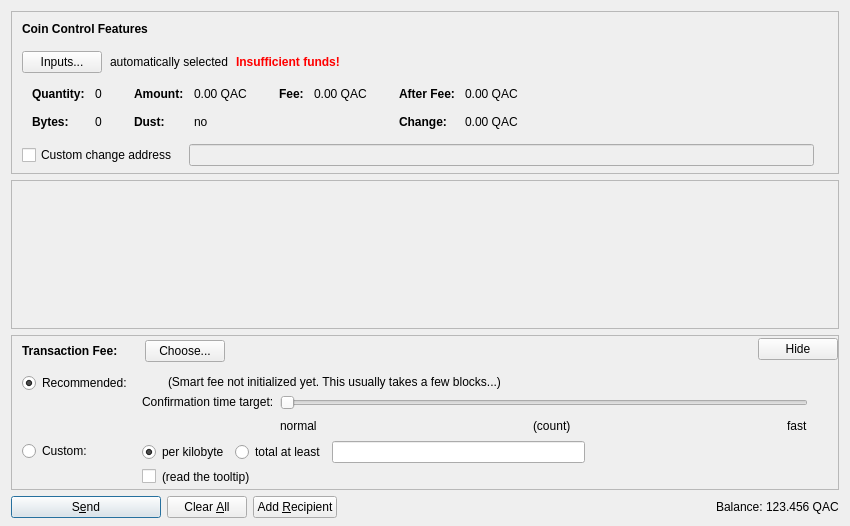
<?xml version="1.0" encoding="UTF-8"?>
<ui version="4.0">
 <class>SendCoinsDialog</class>
 <widget class="QDialog" name="SendCoinsDialog">
  <property name="geometry">
   <rect>
    <x>0</x>
    <y>0</y>
    <width>850</width>
    <height>526</height>
   </rect>
  </property>
  <property name="windowTitle">
   <string>Send Coins</string>
  </property>
  <layout class="QVBoxLayout" name="verticalLayout" stretch="0,1,0,0">
   <property name="bottomMargin">
    <number>8</number>
   </property>
   <item>
    <widget class="QFrame" name="frameCoinControl">
     <property name="sizePolicy">
      <sizepolicy hsizetype="Expanding" vsizetype="Expanding">
       <horstretch>0</horstretch>
       <verstretch>0</verstretch>
      </sizepolicy>
     </property>
     <property name="maximumSize">
      <size>
       <width>16777215</width>
       <height>16777215</height>
      </size>
     </property>
     <property name="frameShape">
      <enum>QFrame::StyledPanel</enum>
     </property>
     <property name="frameShadow">
      <enum>QFrame::Sunken</enum>
     </property>
     <layout class="QVBoxLayout" name="verticalLayoutCoinControl2">
      <property name="spacing">
       <number>0</number>
      </property>
      <property name="leftMargin">
       <number>0</number>
      </property>
      <property name="topMargin">
       <number>0</number>
      </property>
      <property name="rightMargin">
       <number>0</number>
      </property>
      <property name="bottomMargin">
       <number>6</number>
      </property>
      <item>
       <layout class="QVBoxLayout" name="verticalLayoutCoinControl" stretch="0,0,0,0,1">
        <property name="spacing">
         <number>0</number>
        </property>
        <property name="leftMargin">
         <number>10</number>
        </property>
        <property name="topMargin">
         <number>10</number>
        </property>
        <item>
         <layout class="QHBoxLayout" name="horizontalLayoutCoinControl1">
          <property name="bottomMargin">
           <number>15</number>
          </property>
          <item>
           <widget class="QLabel" name="labelCoinControlFeatures">
            <property name="sizePolicy">
             <sizepolicy hsizetype="Preferred" vsizetype="Maximum">
              <horstretch>0</horstretch>
              <verstretch>0</verstretch>
             </sizepolicy>
            </property>
            <property name="font">
             <font>
              <weight>75</weight>
              <bold>true</bold>
             </font>
            </property>
            <property name="styleSheet">
             <string notr="true">font-weight:bold;</string>
            </property>
            <property name="text">
             <string>Coin Control Features</string>
            </property>
           </widget>
          </item>
         </layout>
        </item>
        <item>
         <layout class="QHBoxLayout" name="horizontalLayoutCoinControl2" stretch="0,0,0,0">
          <property name="spacing">
           <number>8</number>
          </property>
          <property name="bottomMargin">
           <number>10</number>
          </property>
          <item>
           <widget class="QPushButton" name="pushButtonCoinControl">
            <property name="styleSheet">
             <string notr="true"/>
            </property>
            <property name="text">
             <string>Inputs...</string>
            </property>
            <property name="autoDefault">
             <bool>false</bool>
            </property>
           </widget>
          </item>
          <item>
           <widget class="QLabel" name="labelCoinControlAutomaticallySelected">
            <property name="text">
             <string>automatically selected</string>
            </property>
            <property name="margin">
             <number>5</number>
            </property>
           </widget>
          </item>
          <item>
           <widget class="QLabel" name="labelCoinControlInsuffFunds">
            <property name="font">
             <font>
              <weight>75</weight>
              <bold>true</bold>
             </font>
            </property>
            <property name="styleSheet">
             <string notr="true">color:red;font-weight:bold;</string>
            </property>
            <property name="text">
             <string>Insufficient funds!</string>
            </property>
            <property name="margin">
             <number>5</number>
            </property>
           </widget>
          </item>
          <item>
           <spacer name="horizontalSpacerCoinControl">
            <property name="orientation">
             <enum>Qt::Horizontal</enum>
            </property>
            <property name="sizeHint" stdset="0">
             <size>
              <width>40</width>
              <height>1</height>
             </size>
            </property>
           </spacer>
          </item>
         </layout>
        </item>
        <item>
         <widget class="QWidget" name="widgetCoinControl" native="true">
          <property name="sizePolicy">
           <sizepolicy hsizetype="Preferred" vsizetype="Preferred">
            <horstretch>0</horstretch>
            <verstretch>0</verstretch>
           </sizepolicy>
          </property>
          <property name="minimumSize">
           <size>
            <width>0</width>
            <height>0</height>
           </size>
          </property>
          <property name="styleSheet">
           <string notr="true"/>
          </property>
          <layout class="QHBoxLayout" name="horizontalLayoutCoinControl5">
           <property name="leftMargin">
            <number>0</number>
           </property>
           <property name="topMargin">
            <number>0</number>
           </property>
           <property name="rightMargin">
            <number>0</number>
           </property>
           <property name="bottomMargin">
            <number>0</number>
           </property>
           <item>
            <layout class="QHBoxLayout" name="horizontalLayoutCoinControl3" stretch="0,0,0,1">
             <property name="spacing">
              <number>20</number>
             </property>
             <property name="topMargin">
              <number>0</number>
             </property>
             <property name="bottomMargin">
              <number>10</number>
             </property>
             <item>
              <layout class="QFormLayout" name="formLayoutCoinControl1">
               <property name="horizontalSpacing">
                <number>10</number>
               </property>
               <property name="verticalSpacing">
                <number>14</number>
               </property>
               <property name="leftMargin">
                <number>10</number>
               </property>
               <property name="topMargin">
                <number>4</number>
               </property>
               <property name="rightMargin">
                <number>6</number>
               </property>
               <item row="0" column="0">
                <widget class="QLabel" name="labelCoinControlQuantityText">
                 <property name="font">
                  <font>
                   <weight>75</weight>
                   <bold>true</bold>
                  </font>
                 </property>
                 <property name="text">
                  <string>Quantity:</string>
                 </property>
                 <property name="margin">
                  <number>0</number>
                 </property>
                </widget>
               </item>
               <item row="0" column="1">
                <widget class="QLabel" name="labelCoinControlQuantity">
                 <property name="cursor">
                  <cursorShape>IBeamCursor</cursorShape>
                 </property>
                 <property name="contextMenuPolicy">
                  <enum>Qt::ActionsContextMenu</enum>
                 </property>
                 <property name="text">
                  <string notr="true">0</string>
                 </property>
                 <property name="margin">
                  <number>0</number>
                 </property>
                 <property name="textInteractionFlags">
                  <set>Qt::LinksAccessibleByMouse|Qt::TextSelectableByKeyboard|Qt::TextSelectableByMouse</set>
                 </property>
                </widget>
               </item>
               <item row="1" column="0">
                <widget class="QLabel" name="labelCoinControlBytesText">
                 <property name="font">
                  <font>
                   <weight>75</weight>
                   <bold>true</bold>
                  </font>
                 </property>
                 <property name="text">
                  <string>Bytes:</string>
                 </property>
                </widget>
               </item>
               <item row="1" column="1">
                <widget class="QLabel" name="labelCoinControlBytes">
                 <property name="cursor">
                  <cursorShape>IBeamCursor</cursorShape>
                 </property>
                 <property name="contextMenuPolicy">
                  <enum>Qt::ActionsContextMenu</enum>
                 </property>
                 <property name="text">
                  <string notr="true">0</string>
                 </property>
                 <property name="textInteractionFlags">
                  <set>Qt::LinksAccessibleByMouse|Qt::TextSelectableByKeyboard|Qt::TextSelectableByMouse</set>
                 </property>
                </widget>
               </item>
              </layout>
             </item>
             <item>
              <layout class="QFormLayout" name="formLayoutCoinControl2">
               <property name="horizontalSpacing">
                <number>10</number>
               </property>
               <property name="verticalSpacing">
                <number>14</number>
               </property>
               <property name="leftMargin">
                <number>6</number>
               </property>
               <property name="topMargin">
                <number>4</number>
               </property>
               <property name="rightMargin">
                <number>6</number>
               </property>
               <item row="0" column="0">
                <widget class="QLabel" name="labelCoinControlAmountText">
                 <property name="font">
                  <font>
                   <weight>75</weight>
                   <bold>true</bold>
                  </font>
                 </property>
                 <property name="text">
                  <string>Amount:</string>
                 </property>
                 <property name="margin">
                  <number>0</number>
                 </property>
                </widget>
               </item>
               <item row="0" column="1">
                <widget class="QLabel" name="labelCoinControlAmount">
                 <property name="cursor">
                  <cursorShape>IBeamCursor</cursorShape>
                 </property>
                 <property name="contextMenuPolicy">
                  <enum>Qt::ActionsContextMenu</enum>
                 </property>
                 <property name="text">
                  <string notr="true">0.00 QAC</string>
                 </property>
                 <property name="textInteractionFlags">
                  <set>Qt::LinksAccessibleByMouse|Qt::TextSelectableByKeyboard|Qt::TextSelectableByMouse</set>
                 </property>
                </widget>
               </item>
               <item row="1" column="0">
                <widget class="QLabel" name="labelCoinControlLowOutputText">
                 <property name="font">
                  <font>
                   <weight>75</weight>
                   <bold>true</bold>
                  </font>
                 </property>
                 <property name="text">
                  <string>Dust:</string>
                 </property>
                </widget>
               </item>
               <item row="1" column="1">
                <widget class="QLabel" name="labelCoinControlLowOutput">
                 <property name="cursor">
                  <cursorShape>IBeamCursor</cursorShape>
                 </property>
                 <property name="contextMenuPolicy">
                  <enum>Qt::ActionsContextMenu</enum>
                 </property>
                 <property name="text">
                  <string notr="true">no</string>
                 </property>
                 <property name="textInteractionFlags">
                  <set>Qt::LinksAccessibleByMouse|Qt::TextSelectableByKeyboard|Qt::TextSelectableByMouse</set>
                 </property>
                </widget>
               </item>
              </layout>
             </item>
             <item>
              <layout class="QFormLayout" name="formLayoutCoinControl3">
               <property name="horizontalSpacing">
                <number>10</number>
               </property>
               <property name="verticalSpacing">
                <number>14</number>
               </property>
               <property name="leftMargin">
                <number>6</number>
               </property>
               <property name="topMargin">
                <number>4</number>
               </property>
               <property name="rightMargin">
                <number>6</number>
               </property>
               <item row="0" column="0">
                <widget class="QLabel" name="labelCoinControlFeeText">
                 <property name="font">
                  <font>
                   <weight>75</weight>
                   <bold>true</bold>
                  </font>
                 </property>
                 <property name="text">
                  <string>Fee:</string>
                 </property>
                 <property name="margin">
                  <number>0</number>
                 </property>
                </widget>
               </item>
               <item row="0" column="1">
                <widget class="QLabel" name="labelCoinControlFee">
                 <property name="cursor">
                  <cursorShape>IBeamCursor</cursorShape>
                 </property>
                 <property name="contextMenuPolicy">
                  <enum>Qt::ActionsContextMenu</enum>
                 </property>
                 <property name="text">
                  <string notr="true">0.00 QAC</string>
                 </property>
                 <property name="textInteractionFlags">
                  <set>Qt::LinksAccessibleByMouse|Qt::TextSelectableByKeyboard|Qt::TextSelectableByMouse</set>
                 </property>
                </widget>
               </item>
              </layout>
             </item>
             <item>
              <layout class="QFormLayout" name="formLayoutCoinControl4">
               <property name="horizontalSpacing">
                <number>10</number>
               </property>
               <property name="verticalSpacing">
                <number>14</number>
               </property>
               <property name="leftMargin">
                <number>6</number>
               </property>
               <property name="topMargin">
                <number>4</number>
               </property>
               <property name="rightMargin">
                <number>6</number>
               </property>
               <item row="0" column="0">
                <widget class="QLabel" name="labelCoinControlAfterFeeText">
                 <property name="font">
                  <font>
                   <weight>75</weight>
                   <bold>true</bold>
                  </font>
                 </property>
                 <property name="text">
                  <string>After Fee:</string>
                 </property>
                 <property name="margin">
                  <number>0</number>
                 </property>
                </widget>
               </item>
               <item row="0" column="1">
                <widget class="QLabel" name="labelCoinControlAfterFee">
                 <property name="cursor">
                  <cursorShape>IBeamCursor</cursorShape>
                 </property>
                 <property name="contextMenuPolicy">
                  <enum>Qt::ActionsContextMenu</enum>
                 </property>
                 <property name="text">
                  <string notr="true">0.00 QAC</string>
                 </property>
                 <property name="textInteractionFlags">
                  <set>Qt::LinksAccessibleByMouse|Qt::TextSelectableByKeyboard|Qt::TextSelectableByMouse</set>
                 </property>
                </widget>
               </item>
               <item row="1" column="0">
                <widget class="QLabel" name="labelCoinControlChangeText">
                 <property name="font">
                  <font>
                   <weight>75</weight>
                   <bold>true</bold>
                  </font>
                 </property>
                 <property name="text">
                  <string>Change:</string>
                 </property>
                </widget>
               </item>
               <item row="1" column="1">
                <widget class="QLabel" name="labelCoinControlChange">
                 <property name="cursor">
                  <cursorShape>IBeamCursor</cursorShape>
                 </property>
                 <property name="contextMenuPolicy">
                  <enum>Qt::ActionsContextMenu</enum>
                 </property>
                 <property name="text">
                  <string notr="true">0.00 QAC</string>
                 </property>
                 <property name="textInteractionFlags">
                  <set>Qt::LinksAccessibleByMouse|Qt::TextSelectableByKeyboard|Qt::TextSelectableByMouse</set>
                 </property>
                </widget>
               </item>
              </layout>
             </item>
            </layout>
           </item>
          </layout>
         </widget>
        </item>
        <item>
         <layout class="QHBoxLayout" name="horizontalLayoutCoinControl4" stretch="0,0,0">
          <property name="spacing">
           <number>12</number>
          </property>
          <property name="sizeConstraint">
           <enum>QLayout::SetDefaultConstraint</enum>
          </property>
          <property name="topMargin">
           <number>5</number>
          </property>
          <property name="rightMargin">
           <number>5</number>
          </property>
          <item>
           <widget class="QCheckBox" name="checkBoxCoinControlChange">
            <property name="toolTip">
             <string>If this is activated, but the change address is empty or invalid, change will be sent to a newly generated address.</string>
            </property>
            <property name="text">
             <string>Custom change address</string>
            </property>
           </widget>
          </item>
          <item>
           <widget class="QValidatedLineEdit" name="lineEditCoinControlChange">
            <property name="enabled">
             <bool>false</bool>
            </property>
            <property name="sizePolicy">
             <sizepolicy hsizetype="Expanding" vsizetype="Fixed">
              <horstretch>0</horstretch>
              <verstretch>0</verstretch>
             </sizepolicy>
            </property>
           </widget>
          </item>
          <item>
           <widget class="QLabel" name="labelCoinControlChangeLabel">
            <property name="sizePolicy">
             <sizepolicy hsizetype="Preferred" vsizetype="Expanding">
              <horstretch>0</horstretch>
              <verstretch>0</verstretch>
             </sizepolicy>
            </property>
            <property name="minimumSize">
             <size>
              <width>0</width>
              <height>0</height>
             </size>
            </property>
            <property name="text">
             <string/>
            </property>
            <property name="margin">
             <number>3</number>
            </property>
           </widget>
          </item>
         </layout>
        </item>
        <item>
         <spacer name="verticalSpacerCoinControl">
          <property name="orientation">
           <enum>Qt::Vertical</enum>
          </property>
          <property name="sizeHint" stdset="0">
           <size>
            <width>800</width>
            <height>1</height>
           </size>
          </property>
         </spacer>
        </item>
       </layout>
      </item>
     </layout>
    </widget>
   </item>
   <item>
    <widget class="QScrollArea" name="scrollArea">
     <property name="widgetResizable">
      <bool>true</bool>
     </property>
     <widget class="QWidget" name="scrollAreaWidgetContents">
      <property name="geometry">
       <rect>
        <x>0</x>
        <y>0</y>
        <width>830</width>
        <height>104</height>
       </rect>
      </property>
      <layout class="QVBoxLayout" name="verticalLayout_2" stretch="0,1">
       <property name="leftMargin">
        <number>0</number>
       </property>
       <property name="topMargin">
        <number>0</number>
       </property>
       <property name="rightMargin">
        <number>0</number>
       </property>
       <property name="bottomMargin">
        <number>0</number>
       </property>
       <item>
        <layout class="QVBoxLayout" name="entries">
         <property name="spacing">
          <number>6</number>
         </property>
        </layout>
       </item>
       <item>
        <spacer name="verticalSpacer">
         <property name="orientation">
          <enum>Qt::Vertical</enum>
         </property>
         <property name="sizeHint" stdset="0">
          <size>
           <width>20</width>
           <height>40</height>
          </size>
         </property>
        </spacer>
       </item>
      </layout>
     </widget>
    </widget>
   </item>
   <item>
    <widget class="QFrame" name="frameFee">
     <property name="sizePolicy">
      <sizepolicy hsizetype="Expanding" vsizetype="Expanding">
       <horstretch>0</horstretch>
       <verstretch>0</verstretch>
      </sizepolicy>
     </property>
     <property name="maximumSize">
      <size>
       <width>16777215</width>
       <height>16777215</height>
      </size>
     </property>
     <property name="frameShape">
      <enum>QFrame::StyledPanel</enum>
     </property>
     <property name="frameShadow">
      <enum>QFrame::Sunken</enum>
     </property>
     <layout class="QVBoxLayout" name="verticalLayoutFee1">
      <property name="spacing">
       <number>0</number>
      </property>
      <property name="leftMargin">
       <number>0</number>
      </property>
      <property name="topMargin">
       <number>0</number>
      </property>
      <property name="rightMargin">
       <number>0</number>
      </property>
      <property name="bottomMargin">
       <number>0</number>
      </property>
      <item>
       <layout class="QVBoxLayout" name="verticalLayoutFee2" stretch="0,0,0">
        <property name="spacing">
         <number>0</number>
        </property>
        <property name="leftMargin">
         <number>10</number>
        </property>
        <property name="topMargin">
         <number>0</number>
        </property>
        <item>
         <layout class="QHBoxLayout" name="horizontalLayoutFee1">
          <property name="bottomMargin">
           <number>0</number>
          </property>
          <item>
           <layout class="QVBoxLayout" name="verticalLayoutFee7">
            <property name="spacing">
             <number>0</number>
            </property>
            <item>
             <spacer name="verticalSpacerSmartFee">
              <property name="orientation">
               <enum>Qt::Vertical</enum>
              </property>
              <property name="sizeType">
               <enum>QSizePolicy::Fixed</enum>
              </property>
              <property name="sizeHint" stdset="0">
               <size>
                <width>1</width>
                <height>4</height>
               </size>
              </property>
             </spacer>
            </item>
            <item>
             <layout class="QHBoxLayout" name="horizontalLayoutSmartFee">
              <property name="spacing">
               <number>10</number>
              </property>
              <item>
               <widget class="QLabel" name="labelFeeHeadline">
                <property name="sizePolicy">
                 <sizepolicy hsizetype="Preferred" vsizetype="Maximum">
                  <horstretch>0</horstretch>
                  <verstretch>0</verstretch>
                 </sizepolicy>
                </property>
                <property name="font">
                 <font>
                  <weight>75</weight>
                  <bold>true</bold>
                 </font>
                </property>
                <property name="styleSheet">
                 <string notr="true">font-weight:bold;</string>
                </property>
                <property name="text">
                 <string>Transaction Fee:</string>
                </property>
               </widget>
              </item>
              <item>
               <widget class="QLabel" name="labelFeeMinimized">
                <property name="text">
                 <string/>
                </property>
               </widget>
              </item>
              <item>
               <widget class="QPushButton" name="buttonChooseFee">
                <property name="text">
                 <string>Choose...</string>
                </property>
               </widget>
              </item>
             </layout>
            </item>
            <item>
             <spacer name="verticalSpacer_5">
              <property name="orientation">
               <enum>Qt::Vertical</enum>
              </property>
              <property name="sizeHint" stdset="0">
               <size>
                <width>1</width>
                <height>1</height>
               </size>
              </property>
             </spacer>
            </item>
           </layout>
          </item>
          <item>
           <spacer name="horizontalSpacer_4">
            <property name="orientation">
             <enum>Qt::Horizontal</enum>
            </property>
            <property name="sizeHint" stdset="0">
             <size>
              <width>40</width>
              <height>20</height>
             </size>
            </property>
           </spacer>
          </item>
          <item>
           <widget class="QPushButton" name="buttonMinimizeFee">
            <property name="toolTip">
             <string>collapse fee-settings</string>
            </property>
            <property name="text">
             <string>Hide</string>
            </property>
           </widget>
          </item>
         </layout>
        </item>
        <item>
         <widget class="QFrame" name="frameFeeSelection">
          <layout class="QVBoxLayout" name="verticalLayoutFee12">
           <property name="spacing">
            <number>0</number>
           </property>
           <property name="leftMargin">
            <number>0</number>
           </property>
           <property name="topMargin">
            <number>0</number>
           </property>
           <property name="rightMargin">
            <number>0</number>
           </property>
           <property name="bottomMargin">
            <number>0</number>
           </property>
           <item>
            <layout class="QGridLayout" name="gridLayoutFee">
             <property name="topMargin">
              <number>10</number>
             </property>
             <property name="bottomMargin">
              <number>4</number>
             </property>
             <property name="horizontalSpacing">
              <number>10</number>
             </property>
             <property name="verticalSpacing">
              <number>4</number>
             </property>
             <item row="1" column="1">
              <layout class="QVBoxLayout" name="verticalLayoutFee8">
               <property name="spacing">
                <number>6</number>
               </property>
               <item>
                <layout class="QHBoxLayout" name="horizontalLayoutFee13">
                 <item>
                  <widget class="QRadioButton" name="radioCustomPerKilobyte">
                   <property name="toolTip">
                    <string>If the custom fee is set to 1000 satoshis and the transaction is only 250 bytes, then &quot;per kilobyte&quot; only pays 250 satoshis in fee, while &quot;total at least&quot; pays 1000 satoshis. For transactions bigger than a kilobyte both pay by kilobyte.</string>
                   </property>
                   <property name="text">
                    <string>per kilobyte</string>
                   </property>
                   <property name="checked">
                    <bool>true</bool>
                   </property>
                   <attribute name="buttonGroup">
                    <string notr="true">groupCustomFee</string>
                   </attribute>
                  </widget>
                 </item>
                 <item>
                  <widget class="QRadioButton" name="radioCustomAtLeast">
                   <property name="toolTip">
                    <string>If the custom fee is set to 1000 satoshis and the transaction is only 250 bytes, then &quot;per kilobyte&quot; only pays 250 satoshis in fee, while &quot;total at least&quot; pays 1000 satoshis. For transactions bigger than a kilobyte both pay by kilobyte.</string>
                   </property>
                   <property name="text">
                    <string>total at least</string>
                   </property>
                   <attribute name="buttonGroup">
                    <string notr="true">groupCustomFee</string>
                   </attribute>
                  </widget>
                 </item>
                 <item>
                  <widget class="BitcoinAmountField" name="customFee"/>
                 </item>
                 <item>
                  <spacer name="horizontalSpacer_6">
                   <property name="orientation">
                    <enum>Qt::Horizontal</enum>
                   </property>
                   <property name="sizeHint" stdset="0">
                    <size>
                     <width>1</width>
                     <height>1</height>
                    </size>
                   </property>
                  </spacer>
                 </item>
                </layout>
               </item>
               <item>
                <layout class="QHBoxLayout" name="horizontalLayoutFee8">
                 <item>
                  <widget class="QCheckBox" name="checkBoxMinimumFee">
                   <property name="toolTip">
                    <string>Paying only the minimum fee is just fine as long as there is less transaction volume than space in the blocks. But be aware that this can end up in a never confirming transaction once there is more demand for quasar transactions than the network can process.</string>
                   </property>
                   <property name="text">
                    <string/>
                   </property>
                  </widget>
                 </item>
                 <item>
                  <widget class="QLabel" name="labelMinFeeWarning">
                   <property name="enabled">
                    <bool>true</bool>
                   </property>
                   <property name="toolTip">
                    <string>Paying only the minimum fee is just fine as long as there is less transaction volume than space in the blocks. But be aware that this can end up in a never confirming transaction once there is more demand for quasar transactions than the network can process.</string>
                   </property>
                   <property name="text">
                    <string>(read the tooltip)</string>
                   </property>
                   <property name="margin">
                    <number>5</number>
                   </property>
                  </widget>
                 </item>
                 <item>
                  <spacer name="horizontalSpacer_2">
                   <property name="orientation">
                    <enum>Qt::Horizontal</enum>
                   </property>
                   <property name="sizeHint" stdset="0">
                    <size>
                     <width>1</width>
                     <height>1</height>
                    </size>
                   </property>
                  </spacer>
                 </item>
                </layout>
               </item>
              </layout>
             </item>
             <item row="0" column="0">
              <layout class="QVBoxLayout" name="verticalLayoutFee4" stretch="0,1">
               <item>
                <widget class="QRadioButton" name="radioSmartFee">
                 <property name="text">
                  <string>Recommended:</string>
                 </property>
                 <property name="checked">
                  <bool>true</bool>
                 </property>
                 <attribute name="buttonGroup">
                  <string notr="true">groupFee</string>
                 </attribute>
                </widget>
               </item>
               <item>
                <spacer name="verticalSpacer_2">
                 <property name="orientation">
                  <enum>Qt::Vertical</enum>
                 </property>
                 <property name="sizeHint" stdset="0">
                  <size>
                   <width>1</width>
                   <height>1</height>
                  </size>
                 </property>
                </spacer>
               </item>
              </layout>
             </item>
             <item row="1" column="0">
              <layout class="QVBoxLayout" name="verticalLayoutFee9" stretch="0,1">
               <item>
                <widget class="QRadioButton" name="radioCustomFee">
                 <property name="text">
                  <string>Custom:</string>
                 </property>
                 <attribute name="buttonGroup">
                  <string notr="true">groupFee</string>
                 </attribute>
                </widget>
               </item>
               <item>
                <spacer name="verticalSpacer_6">
                 <property name="orientation">
                  <enum>Qt::Vertical</enum>
                 </property>
                 <property name="sizeHint" stdset="0">
                  <size>
                   <width>1</width>
                   <height>1</height>
                  </size>
                 </property>
                </spacer>
               </item>
              </layout>
             </item>
             <item row="0" column="1">
              <layout class="QVBoxLayout" name="verticalLayoutFee3" stretch="0,0,1">
               <property name="spacing">
                <number>6</number>
               </property>
               <property name="topMargin">
                <number>2</number>
               </property>
               <item>
                <layout class="QHBoxLayout" name="horizontalLayoutFee12">
                 <item>
                  <widget class="QLabel" name="labelSmartFee">
                   <property name="text">
                    <string/>
                   </property>
                   <property name="margin">
                    <number>2</number>
                   </property>
                  </widget>
                 </item>
                 <item>
                  <widget class="QLabel" name="labelFeeEstimation">
                   <property name="text">
                    <string/>
                   </property>
                  </widget>
                 </item>
                 <item>
                  <widget class="QLabel" name="labelSmartFee2">
                   <property name="text">
                    <string>(Smart fee not initialized yet. This usually takes a few blocks...)</string>
                   </property>
                   <property name="margin">
                    <number>2</number>
                   </property>
                  </widget>
                 </item>
                 <item>
                  <spacer name="horizontalSpacer_5">
                   <property name="orientation">
                    <enum>Qt::Horizontal</enum>
                   </property>
                   <property name="sizeHint" stdset="0">
                    <size>
                     <width>1</width>
                     <height>1</height>
                    </size>
                   </property>
                  </spacer>
                 </item>
                </layout>
               </item>
               <item>
                <layout class="QHBoxLayout" name="horizontalLayoutFee9">
                 <item>
                  <layout class="QVBoxLayout" name="verticalLayoutFee6">
                   <item>
                    <widget class="QLabel" name="labelSmartFee3">
                     <property name="text">
                      <string>Confirmation time target:</string>
                     </property>
                     <property name="margin">
                      <number>2</number>
                     </property>
                    </widget>
                   </item>
                   <item>
                    <spacer name="verticalSpacer_3">
                     <property name="orientation">
                      <enum>Qt::Vertical</enum>
                     </property>
                     <property name="sizeHint" stdset="0">
                      <size>
                       <width>1</width>
                       <height>1</height>
                      </size>
                     </property>
                    </spacer>
                   </item>
                  </layout>
                 </item>
                 <item>
                  <layout class="QVBoxLayout" name="verticalLayoutFee5">
                   <property name="rightMargin">
                    <number>30</number>
                   </property>
                   <item>
                    <widget class="QSlider" name="sliderSmartFee">
                     <property name="minimum">
                      <number>0</number>
                     </property>
                     <property name="maximum">
                      <number>23</number>
                     </property>
                     <property name="pageStep">
                      <number>1</number>
                     </property>
                     <property name="value">
                      <number>0</number>
                     </property>
                     <property name="orientation">
                      <enum>Qt::Horizontal</enum>
                     </property>
                     <property name="invertedAppearance">
                      <bool>false</bool>
                     </property>
                     <property name="invertedControls">
                      <bool>false</bool>
                     </property>
                     <property name="tickPosition">
                      <enum>QSlider::NoTicks</enum>
                     </property>
                    </widget>
                   </item>
                   <item>
                    <layout class="QHBoxLayout" name="horizontalLayoutFee10">
                     <item>
                      <widget class="QLabel" name="labelSmartFeeNormal">
                       <property name="text">
                        <string>normal</string>
                       </property>
                      </widget>
                     </item>
                     <item>
                      <spacer name="horizontalSpacer_7">
                       <property name="orientation">
                        <enum>Qt::Horizontal</enum>
                       </property>
                       <property name="sizeHint" stdset="0">
                        <size>
                         <width>40</width>
                         <height>20</height>
                        </size>
                       </property>
                      </spacer>
                     </item>
                     <item>
                      <widget class="QLabel" name="confirmationTargetLabel">
                       <property name="text">
                        <string notr="true">(count)</string>
                       </property>
                      </widget>
                     </item>
                     <item>
                      <spacer name="horizontalSpacer_3">
                       <property name="orientation">
                        <enum>Qt::Horizontal</enum>
                       </property>
                       <property name="sizeHint" stdset="0">
                        <size>
                         <width>40</width>
                         <height>20</height>
                        </size>
                       </property>
                      </spacer>
                     </item>
                     <item>
                      <widget class="QLabel" name="labelSmartFeeFast">
                       <property name="text">
                        <string>fast</string>
                       </property>
                      </widget>
                     </item>
                    </layout>
                   </item>
                  </layout>
                 </item>
                </layout>
               </item>
               <item>
                <spacer name="verticalSpacer_4">
                 <property name="orientation">
                  <enum>Qt::Vertical</enum>
                 </property>
                 <property name="sizeHint" stdset="0">
                  <size>
                   <width>1</width>
                   <height>1</height>
                  </size>
                 </property>
                </spacer>
               </item>
              </layout>
             </item>
            </layout>
           </item>
          </layout>
         </widget>
        </item>
        <item>
         <spacer name="verticalSpacerFee">
          <property name="orientation">
           <enum>Qt::Vertical</enum>
          </property>
          <property name="sizeHint" stdset="0">
           <size>
            <width>800</width>
            <height>1</height>
           </size>
          </property>
         </spacer>
        </item>
       </layout>
      </item>
     </layout>
    </widget>
   </item>
   <item>
    <layout class="QHBoxLayout" name="horizontalLayout">
     <item>
      <widget class="QPushButton" name="sendButton">
       <property name="minimumSize">
        <size>
         <width>150</width>
         <height>0</height>
        </size>
       </property>
       <property name="toolTip">
        <string>Confirm the send action</string>
       </property>
       <property name="text">
        <string>S&amp;end</string>
       </property>
       <property name="icon">
        <iconset resource="../bitcoin.qrc">
         <normaloff>:/icons/send</normaloff>:/icons/send</iconset>
       </property>
       <property name="autoDefault">
        <bool>false</bool>
       </property>
       <property name="default">
        <bool>true</bool>
       </property>
      </widget>
     </item>
     <item>
      <widget class="QPushButton" name="clearButton">
       <property name="sizePolicy">
        <sizepolicy hsizetype="Minimum" vsizetype="Fixed">
         <horstretch>0</horstretch>
         <verstretch>0</verstretch>
        </sizepolicy>
       </property>
       <property name="toolTip">
        <string>Clear all fields of the form.</string>
       </property>
       <property name="text">
        <string>Clear &amp;All</string>
       </property>
       <property name="icon">
        <iconset resource="../bitcoin.qrc">
         <normaloff>:/icons/remove</normaloff>:/icons/remove</iconset>
       </property>
       <property name="autoDefault">
        <bool>false</bool>
       </property>
      </widget>
     </item>
     <item>
      <widget class="QPushButton" name="addButton">
       <property name="toolTip">
        <string>Send to multiple recipients at once</string>
       </property>
       <property name="text">
        <string>Add &amp;Recipient</string>
       </property>
       <property name="icon">
        <iconset resource="../bitcoin.qrc">
         <normaloff>:/icons/add</normaloff>:/icons/add</iconset>
       </property>
       <property name="autoDefault">
        <bool>false</bool>
       </property>
      </widget>
     </item>
     <item>
      <spacer name="horizontalSpacer">
       <property name="orientation">
        <enum>Qt::Horizontal</enum>
       </property>
       <property name="sizeHint" stdset="0">
        <size>
         <width>40</width>
         <height>20</height>
        </size>
       </property>
      </spacer>
     </item>
     <item>
      <layout class="QHBoxLayout" name="horizontalLayout_2">
       <property name="spacing">
        <number>3</number>
       </property>
       <item>
        <widget class="QLabel" name="label">
         <property name="sizePolicy">
          <sizepolicy hsizetype="Preferred" vsizetype="Fixed">
           <horstretch>0</horstretch>
           <verstretch>0</verstretch>
          </sizepolicy>
         </property>
         <property name="text">
          <string>Balance:</string>
         </property>
        </widget>
       </item>
       <item>
        <widget class="QLabel" name="labelBalance">
         <property name="sizePolicy">
          <sizepolicy hsizetype="Preferred" vsizetype="Fixed">
           <horstretch>0</horstretch>
           <verstretch>0</verstretch>
          </sizepolicy>
         </property>
         <property name="cursor">
          <cursorShape>IBeamCursor</cursorShape>
         </property>
         <property name="text">
          <string notr="true">123.456 QAC</string>
         </property>
         <property name="textInteractionFlags">
          <set>Qt::LinksAccessibleByMouse|Qt::TextSelectableByKeyboard|Qt::TextSelectableByMouse</set>
         </property>
        </widget>
       </item>
      </layout>
     </item>
    </layout>
   </item>
  </layout>
 </widget>
 <customwidgets>
  <customwidget>
   <class>QValidatedLineEdit</class>
   <extends>QLineEdit</extends>
   <header>qvalidatedlineedit.h</header>
  </customwidget>
  <customwidget>
   <class>BitcoinAmountField</class>
   <extends>QLineEdit</extends>
   <header>bitcoinamountfield.h</header>
   <container>1</container>
  </customwidget>
 </customwidgets>
 <resources>
  <include location="../bitcoin.qrc"/>
 </resources>
 <connections/>
 <buttongroups>
  <buttongroup name="groupFee"/>
  <buttongroup name="groupCustomFee"/>
 </buttongroups>
</ui>
